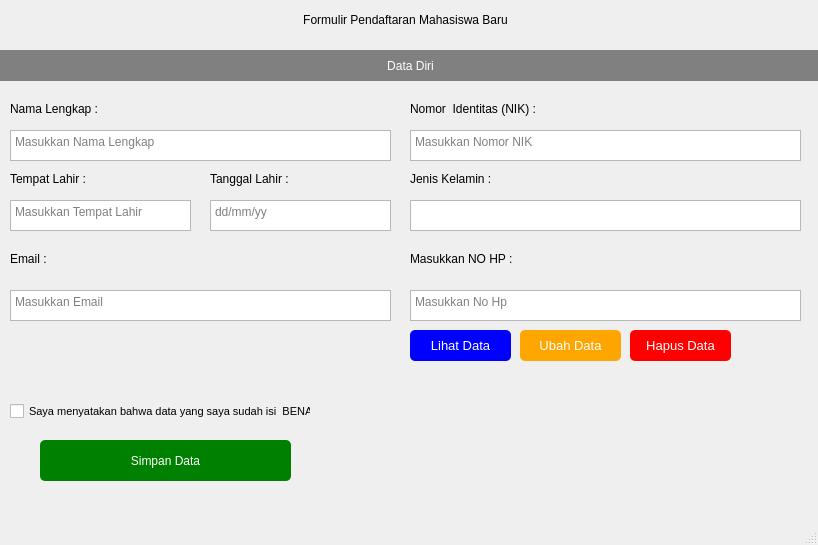
<?xml version="1.0" encoding="UTF-8"?>
<ui version="4.0">
 <class>MainWindow</class>
 <widget class="QMainWindow" name="MainWindow">
  <property name="geometry">
   <rect>
    <x>0</x>
    <y>0</y>
    <width>818</width>
    <height>545</height>
   </rect>
  </property>
  <property name="windowTitle">
   <string>MainWindow</string>
  </property>
  <property name="inputMethodHints">
   <set>Qt::ImhNone</set>
  </property>
  <widget class="QWidget" name="centralwidget">
   <widget class="QLabel" name="label">
    <property name="geometry">
     <rect>
      <x>0</x>
      <y>10</y>
      <width>811</width>
      <height>20</height>
     </rect>
    </property>
    <property name="text">
     <string>Formulir Pendaftaran Mahasiswa Baru</string>
    </property>
    <property name="alignment">
     <set>Qt::AlignCenter</set>
    </property>
   </widget>
   <widget class="QLabel" name="label_2">
    <property name="geometry">
     <rect>
      <x>0</x>
      <y>50</y>
      <width>821</width>
      <height>31</height>
     </rect>
    </property>
    <property name="styleSheet">
     <string notr="true">background-color: gray;
color: white;
opacity: 0.6;</string>
    </property>
    <property name="text">
     <string>Data Diri</string>
    </property>
    <property name="alignment">
     <set>Qt::AlignCenter</set>
    </property>
   </widget>
   <widget class="QLabel" name="label_3">
    <property name="geometry">
     <rect>
      <x>10</x>
      <y>100</y>
      <width>111</width>
      <height>17</height>
     </rect>
    </property>
    <property name="text">
     <string>Nama Lengkap :</string>
    </property>
    <property name="alignment">
     <set>Qt::AlignLeading|Qt::AlignLeft|Qt::AlignVCenter</set>
    </property>
   </widget>
   <widget class="QPlainTextEdit" name="plainTextEdit">
    <property name="geometry">
     <rect>
      <x>10</x>
      <y>130</y>
      <width>381</width>
      <height>31</height>
     </rect>
    </property>
    <property name="styleSheet">
     <string notr="true">color: gray;
font-size: 12px;</string>
    </property>
    <property name="inputMethodHints">
     <set>Qt::ImhEmailCharactersOnly|Qt::ImhMultiLine</set>
    </property>
    <property name="readOnly">
     <bool>false</bool>
    </property>
    <property name="plainText">
     <string>Masukkan Nama Lengkap</string>
    </property>
   </widget>
   <widget class="QLabel" name="label_4">
    <property name="geometry">
     <rect>
      <x>10</x>
      <y>170</y>
      <width>111</width>
      <height>17</height>
     </rect>
    </property>
    <property name="text">
     <string>Tempat Lahir :</string>
    </property>
    <property name="alignment">
     <set>Qt::AlignLeading|Qt::AlignLeft|Qt::AlignVCenter</set>
    </property>
   </widget>
   <widget class="QPlainTextEdit" name="plainTextEdit_2">
    <property name="geometry">
     <rect>
      <x>10</x>
      <y>200</y>
      <width>181</width>
      <height>31</height>
     </rect>
    </property>
    <property name="styleSheet">
     <string notr="true">color: gray;
font-size: 12px;</string>
    </property>
    <property name="plainText">
     <string>Masukkan Tempat Lahir</string>
    </property>
   </widget>
   <widget class="QLabel" name="label_5">
    <property name="geometry">
     <rect>
      <x>210</x>
      <y>170</y>
      <width>111</width>
      <height>17</height>
     </rect>
    </property>
    <property name="text">
     <string>Tanggal Lahir :</string>
    </property>
    <property name="alignment">
     <set>Qt::AlignLeading|Qt::AlignLeft|Qt::AlignVCenter</set>
    </property>
   </widget>
   <widget class="QPlainTextEdit" name="plainTextEdit_3">
    <property name="geometry">
     <rect>
      <x>210</x>
      <y>200</y>
      <width>181</width>
      <height>31</height>
     </rect>
    </property>
    <property name="styleSheet">
     <string notr="true">color: gray;
font-size: 12px;</string>
    </property>
    <property name="plainText">
     <string>dd/mm/yy</string>
    </property>
   </widget>
   <widget class="QLabel" name="label_6">
    <property name="geometry">
     <rect>
      <x>410</x>
      <y>100</y>
      <width>171</width>
      <height>17</height>
     </rect>
    </property>
    <property name="text">
     <string>Nomor  Identitas (NIK) :</string>
    </property>
    <property name="alignment">
     <set>Qt::AlignLeading|Qt::AlignLeft|Qt::AlignVCenter</set>
    </property>
   </widget>
   <widget class="QPlainTextEdit" name="plainTextEdit_4">
    <property name="geometry">
     <rect>
      <x>410</x>
      <y>130</y>
      <width>391</width>
      <height>31</height>
     </rect>
    </property>
    <property name="styleSheet">
     <string notr="true">color: gray;
font-size: 12px;</string>
    </property>
    <property name="plainText">
     <string>Masukkan Nomor NIK</string>
    </property>
   </widget>
   <widget class="QLabel" name="label_7">
    <property name="geometry">
     <rect>
      <x>410</x>
      <y>170</y>
      <width>111</width>
      <height>17</height>
     </rect>
    </property>
    <property name="text">
     <string>Jenis Kelamin :</string>
    </property>
    <property name="alignment">
     <set>Qt::AlignLeading|Qt::AlignLeft|Qt::AlignVCenter</set>
    </property>
   </widget>
   <widget class="QLabel" name="label_8">
    <property name="geometry">
     <rect>
      <x>410</x>
      <y>250</y>
      <width>141</width>
      <height>17</height>
     </rect>
    </property>
    <property name="text">
     <string>Masukkan NO HP :</string>
    </property>
    <property name="alignment">
     <set>Qt::AlignLeading|Qt::AlignLeft|Qt::AlignVCenter</set>
    </property>
   </widget>
   <widget class="QPlainTextEdit" name="plainTextEdit_5">
    <property name="geometry">
     <rect>
      <x>410</x>
      <y>290</y>
      <width>391</width>
      <height>31</height>
     </rect>
    </property>
    <property name="styleSheet">
     <string notr="true">color: gray;
font-size: 12px;</string>
    </property>
    <property name="plainText">
     <string>Masukkan No Hp</string>
    </property>
   </widget>
   <widget class="QLabel" name="label_9">
    <property name="geometry">
     <rect>
      <x>10</x>
      <y>250</y>
      <width>111</width>
      <height>17</height>
     </rect>
    </property>
    <property name="text">
     <string>Email :</string>
    </property>
    <property name="alignment">
     <set>Qt::AlignLeading|Qt::AlignLeft|Qt::AlignVCenter</set>
    </property>
   </widget>
   <widget class="QPlainTextEdit" name="plainTextEdit_6">
    <property name="geometry">
     <rect>
      <x>10</x>
      <y>290</y>
      <width>381</width>
      <height>31</height>
     </rect>
    </property>
    <property name="styleSheet">
     <string notr="true">color: gray;
font-size: 12px;</string>
    </property>
    <property name="plainText">
     <string>Masukkan Email</string>
    </property>
   </widget>
   <widget class="QPushButton" name="pushButton">
    <property name="geometry">
     <rect>
      <x>40</x>
      <y>440</y>
      <width>251</width>
      <height>41</height>
     </rect>
    </property>
    <property name="styleSheet">
     <string notr="true">background-color: green;
color: white;
border-radius: 5px;
</string>
    </property>
    <property name="text">
     <string>Simpan Data</string>
    </property>
   </widget>
   <widget class="QCheckBox" name="checkBox">
    <property name="geometry">
     <rect>
      <x>10</x>
      <y>400</y>
      <width>301</width>
      <height>23</height>
     </rect>
    </property>
    <property name="font">
     <font>
      <pointsize>8</pointsize>
      <weight>50</weight>
      <bold>false</bold>
     </font>
    </property>
    <property name="text">
     <string>Saya menyatakan bahwa data yang saya sudah isi  BENAR</string>
    </property>
   </widget>
   <widget class="QPushButton" name="pushButton_2">
    <property name="geometry">
     <rect>
      <x>520</x>
      <y>330</y>
      <width>101</width>
      <height>31</height>
     </rect>
    </property>
    <property name="font">
     <font>
      <pointsize>10</pointsize>
     </font>
    </property>
    <property name="styleSheet">
     <string notr="true">background-color: orange;
color: white;
border-radius: 5px;</string>
    </property>
    <property name="text">
     <string>Ubah Data</string>
    </property>
   </widget>
   <widget class="QPushButton" name="pushButton_3">
    <property name="geometry">
     <rect>
      <x>630</x>
      <y>330</y>
      <width>101</width>
      <height>31</height>
     </rect>
    </property>
    <property name="font">
     <font>
      <pointsize>10</pointsize>
     </font>
    </property>
    <property name="styleSheet">
     <string notr="true">background-color: red;
color: white;
border-radius: 5px;</string>
    </property>
    <property name="text">
     <string>Hapus Data</string>
    </property>
   </widget>
   <widget class="QPushButton" name="pushButton_4">
    <property name="geometry">
     <rect>
      <x>410</x>
      <y>330</y>
      <width>101</width>
      <height>31</height>
     </rect>
    </property>
    <property name="font">
     <font>
      <pointsize>10</pointsize>
     </font>
    </property>
    <property name="styleSheet">
     <string notr="true">background-color: blue;
color: white;
border-radius: 5px;</string>
    </property>
    <property name="text">
     <string>Lihat Data</string>
    </property>
   </widget>
   <widget class="QPlainTextEdit" name="plainTextEdit_7">
    <property name="geometry">
     <rect>
      <x>410</x>
      <y>200</y>
      <width>391</width>
      <height>31</height>
     </rect>
    </property>
    <property name="styleSheet">
     <string notr="true">color: gray;
font-size: 12px;</string>
    </property>
    <property name="plainText">
     <string/>
    </property>
   </widget>
  </widget>
  <widget class="QStatusBar" name="statusbar"/>
 </widget>
 <resources/>
 <connections/>
</ui>
